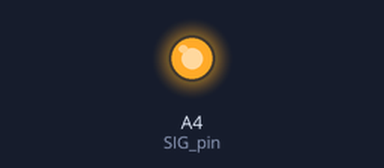
The sketch below on a simulated Arduino Uno, built with avr-gcc and run on an emulated ATmega328P. Parts: output pins drawn as LEDs (lit = HIGH). Pins used as bus, display or sensor lines are not drawn; what the sketch prints to the serial monitor is not drawn.

Above: at 0.1 s.
Timing chart, 0 to 1.6 s (numbered marks = the images above):
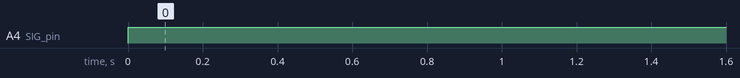

The sketch:

HP4067_ejemplo.ino
```cpp
/******************************************************************
** Código creado en Electrónica 5Hz                              **
** www.5hz-electronica.com                                       **
** Por:                                                          **
**                                                               **
** Descripción del código:                                       **
**                                                               **
** Ejemplo para el Multiplexor Análogo HP4067,                   **
** conectando 16 LEDs a las salidas del multiplexor              **
*******************************************************************
Conexiones:
UNO   HP4067

5V    VCC
GND   GND
A0    S0
A1    S1
A2    S2
A3    S3
A4    SIG
*/

//--------------------------------------------definiciones de pines
int s0 = A0;
int s1 = A1;
int s2 = A2;
int s3 = A3;
int SIG_pin = A4;

int controlPin[] = {s0, s1, s2, s3};

int muxChannel[16][4]={
    {0,0,0,0}, //canal 0
    {1,0,0,0}, //canal 1
    {0,1,0,0}, //canal 2
    {1,1,0,0}, //canal 3
    {0,0,1,0}, //canal 4
    {1,0,1,0}, //canal 5
    {0,1,1,0}, //canal 6
    {1,1,1,0}, //canal 7
    {0,0,0,1}, //canal 8
    {1,0,0,1}, //canal 9
    {0,1,0,1}, //canal 10
    {1,1,0,1}, //canal 11
    {0,0,1,1}, //canal 12
    {1,0,1,1}, //canal 13
    {0,1,1,1}, //canal 14
    {1,1,1,1}  //canal 15
  };

void muxWrite(int sig, int channel, boolean state);

//----------------------------------------------------configuracion
void setup()
{
  pinMode(s0, OUTPUT);
  pinMode(s1, OUTPUT);
  pinMode(s2, OUTPUT);
  pinMode(s3, OUTPUT);

  digitalWrite(s0, LOW);
  digitalWrite(s1, LOW);
  digitalWrite(s2, LOW);
  digitalWrite(s3, LOW);

  Serial.begin(9600);
  Serial.println("Programa de ejemplo para el multiplexor HP4067");
}

//##################################################ciclo principal

void loop()
{
  for(int  i = 0; i<16; i++)
  {
    muxWrite(SIG_pin, i, HIGH);
    Serial.print("canal: "); Serial.println(i);
    delay(800);
  }
}

//#########################################fin del ciclo principal

//-------------------------------------------------------funciones

void muxWrite(int sig, int channel, boolean state)
{
  pinMode(sig, OUTPUT);
  for(int i = 0; i < 4; i ++)
  digitalWrite(controlPin[i], muxChannel[channel][i]);
  digitalWrite(sig, state);
}
```

Measured:
- by itself, A4 (SIG_pin): LOW → HIGH at 0.00 s
